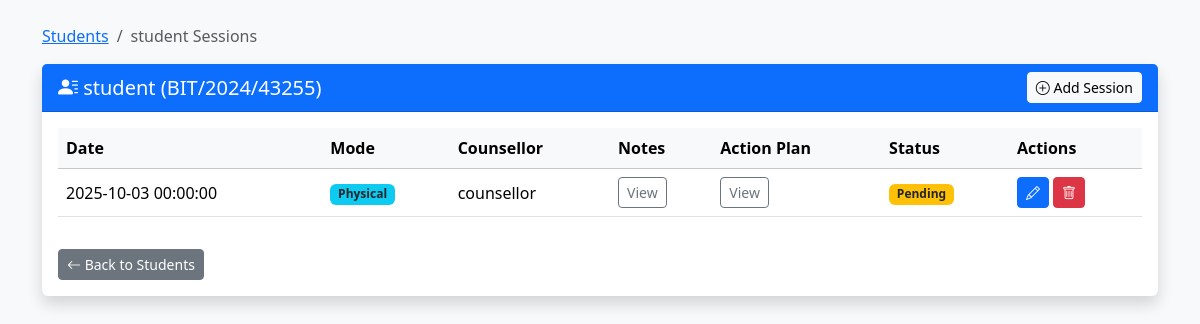
The app's page /sessions.php?student_id=8, older data.
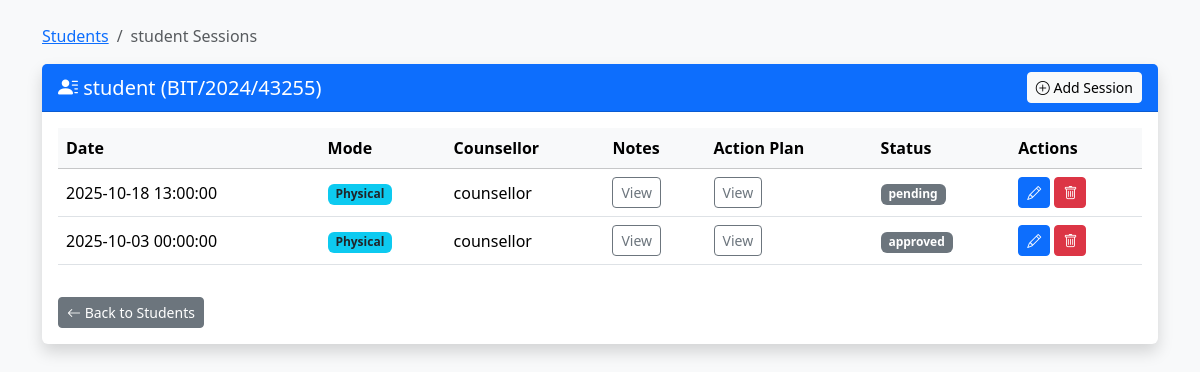
The same page, newer data.
### tables this page shows
CREATE TABLE `sessions` (
  `id` int(10) UNSIGNED NOT NULL,
  `student_id` int(10) UNSIGNED NOT NULL,
  `counsellor_id` int(10) UNSIGNED NOT NULL,
  `session_date` datetime NOT NULL,
  `mode` varchar(50) DEFAULT NULL,
  `notes` text DEFAULT NULL,
  `action_plan` text DEFAULT NULL,
  `status` varchar(50) DEFAULT 'Pending',
  `created_at` datetime DEFAULT current_timestamp(),
  `updated_at` datetime DEFAULT current_timestamp() ON UPDATE current_timestamp()
);

CREATE TABLE `users` (
  `id` int(10) UNSIGNED NOT NULL,
  `reg_no` varchar(50) DEFAULT NULL,
  `name` varchar(150) NOT NULL,
  `email` varchar(150) NOT NULL,
  `profile_pic` varchar(255) DEFAULT NULL,
  `password_hash` varchar(255) NOT NULL,
  `role` varchar(20) NOT NULL DEFAULT 'student',
  `status` varchar(20) NOT NULL DEFAULT 'pending',
  `created_at` timestamp NOT NULL DEFAULT current_timestamp()
);

### sessions.php (the view, shortened to what the changed rows need)
<?php
require 'db.php';
$student_id = intval($_GET['student_id']);
try {
    $stmt = $pdo->prepare("SELECT id, reg_no, name FROM users WHERE id = ?");
    $stmt->execute([$student_id]);
    $student = $stmt->fetch(PDO::FETCH_ASSOC);
    $stmt = $pdo->prepare("SELECT s.id, s.session_date, s.mode, s.notes, s.action_plan, s.status,
                                  u.name AS counsellor_name
                           FROM sessions s
                           JOIN users u ON s.counsellor_id = u.id
                           WHERE s.student_id = ?
                           ORDER BY s.session_date DESC");
    $stmt->execute([$student_id]);
    $sessions = $stmt->fetchAll(PDO::FETCH_ASSOC);
} catch (PDOException $e) {
    die("Error fetching sessions: " . $e->getMessage());
}
?>
<!DOCTYPE html>
<html lang="en">
<head>
    <link href="https://cdn.jsdelivr.net/npm/bootstrap@5.3.3/dist/css/bootstrap.min.css" rel="stylesheet">
    <link href="https://cdn.jsdelivr.net/npm/bootstrap-icons@1.11.3/font/bootstrap-icons.css" rel="stylesheet">
</head>
<body class="bg-light">
<div class="container mt-4">
    <div class="card shadow border-0">
        <div class="card-body">
            <?php if (empty($sessions)): ?>
                <div class="alert alert-info">
                    <i class="bi bi-info-circle"></i> No sessions found for this student.
                </div>
            <?php else: ?>
                <div class="table-responsive">
                    <table class="table align-middle table-hover">
                        <thead class="table-light">
                            <tr>
                                <th>Date</th>
                                <th>Mode</th>
                                <th>Counsellor</th>
                                <th>Notes</th>
                                <th>Action Plan</th>
                                <th>Status</th>
                                <th>Actions</th>
                            </tr>
                        </thead>
                        <tbody>
                            <?php foreach ($sessions as $s): ?>
                                <tr>
                                    <td><?= htmlspecialchars($s['session_date']) ?></td>
                                    <td><span class="badge bg-info text-dark"><?= htmlspecialchars($s['mode']) ?></span></td>
                                    <td><?= htmlspecialchars($s['counsellor_name']) ?></td>
                                    <td>
                                        <button class="btn btn-sm btn-outline-secondary"
                                                type="button"
                                                data-bs-toggle="collapse"
                                                data-bs-target="#notes<?= $s['id'] ?>">
                                            View
                                        </button>
                                    </td>
                                    <td>
                                        <button class="btn btn-sm btn-outline-secondary"
                                                type="button"
                                                data-bs-toggle="collapse"
                                                data-bs-target="#plan<?= $s['id'] ?>">
                                            View
                                        </button>
                                    </td>
                                    <td>
                                        <?php
                                            $badgeClass = match ($s['status']) {
                                                'Completed' => 'bg-success',
                                                'Pending'   => 'bg-warning text-dark',
                                                'Cancelled' => 'bg-danger',
                                                default     => 'bg-secondary'
                                            };
                                        ?>
                                        <span class="badge <?= $badgeClass ?>">
                                            <?= htmlspecialchars($s['status']) ?>
                                        </span>
                                    </td>
                                    <td>
                                        <a href="edit_session.php?id=<?= $s['id'] ?>&student_id=<?= $student['id'] ?>"
                                           class="btn btn-sm btn-primary">
                                           <i class="bi bi-pencil"></i>
                                        </a>
                                        <a href="delete_session.php?id=<?= $s['id'] ?>&student_id=<?= $student['id'] ?>"
                                           class="btn btn-sm btn-danger"
                                           onclick="return confirm('Are you sure you want to delete this session?')">
                                           <i class="bi bi-trash"></i>
                                        </a>
                                    </td>
                                </tr>
                            <?php endforeach; ?>
                        </tbody>
                    </table>
                </div>
            <?php endif; ?>
        </div>
    </div>
</div>
</body>
</html>

Row changes from the older to the newer data that the page shows:
added sessions: session_date "2025-10-18 13:00:00", mode "Physical", counsellor.name "counsellor", status "pending"
changed sessions: status "Pending" → "approved"
